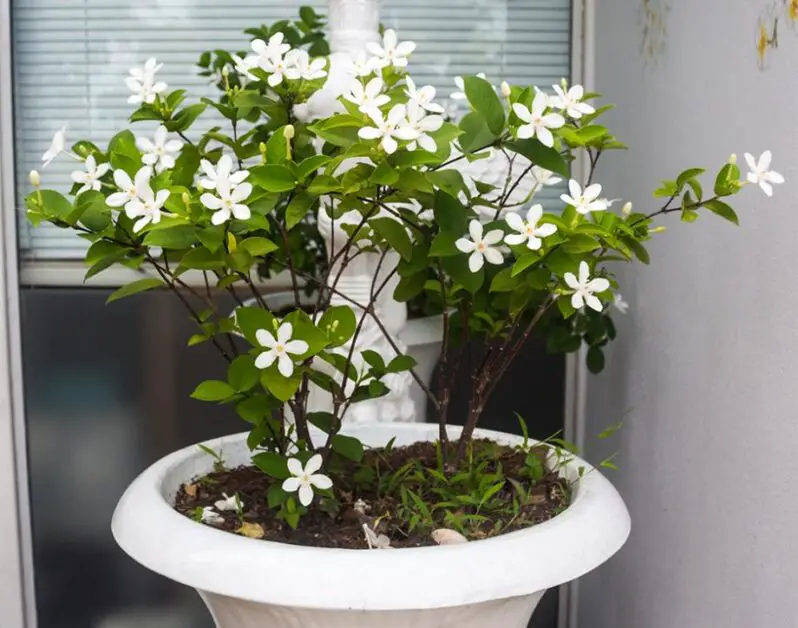
#> input picture jasminepotted.jpg, 798 x 628 px, found by its file name
$ python green_mapping.py
#> lines starting #> are read from the running program, lines starting #| are printed output that depends on the picture; after the words box and inside, x2 and y2 are one past the last pixel; in counts of white or black regions, pixels touching at a corner belong together
import cv2 as cv
import numpy as np

img=cv.imread('images\jasminepotted.jpg')
#> img is the input picture: shape (628, 798, 3); mean B, G, R 121.2, 137.8, 134.6

hsv_img=cv.cvtColor(img,cv.COLOR_BGR2HSV)
#> hsv_img: shape (628, 798, 3); mean H, S, V 73.7, 57.8, 140.6

lower_thresh=np.array([36,30,30])
higher_thresh=np.array([70,255,255])

mask=cv.inRange(hsv_img,lower_thresh,higher_thresh)
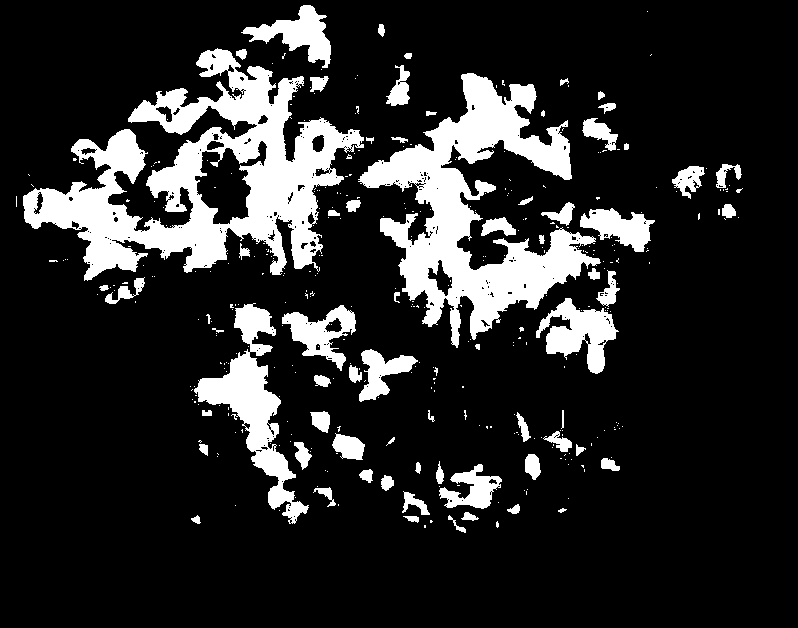
#> mask: shape (628, 798); 16.3% white; 376 white regions (308 under 20 px), largest, box (x1, y1, x2, y2) and area: (23, 48, 364, 281) 30038, (358, 73, 601, 348) 23442, (194, 303, 309, 524) 6880

green=np.zeros_like(img,np.uint8)
green[mask>0]=img[mask>0]
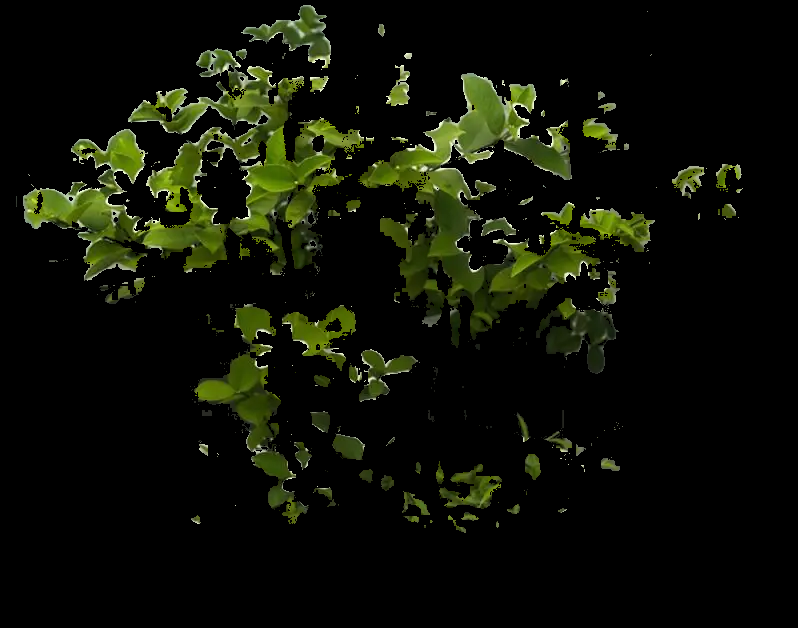
#> green: shape (628, 798, 3); mean B, G, R 5.9, 16.7, 13.8

green_map=np.zeros_like(img,np.uint8)
green_map[mask>0]=(0,255,0)
green_pixel=np.count_nonzero(mask)
#> green_pixel = 81899
total_pixel=mask.size
#> total_pixel = 501144
print('number of green pixels',green_pixel)
#| number of green pixels 81899
print('total_pixels:',total_pixel)
#| total_pixels: 501144
cv.addWeighted(img,.7,green_map,0.3
               ,0,green_map)
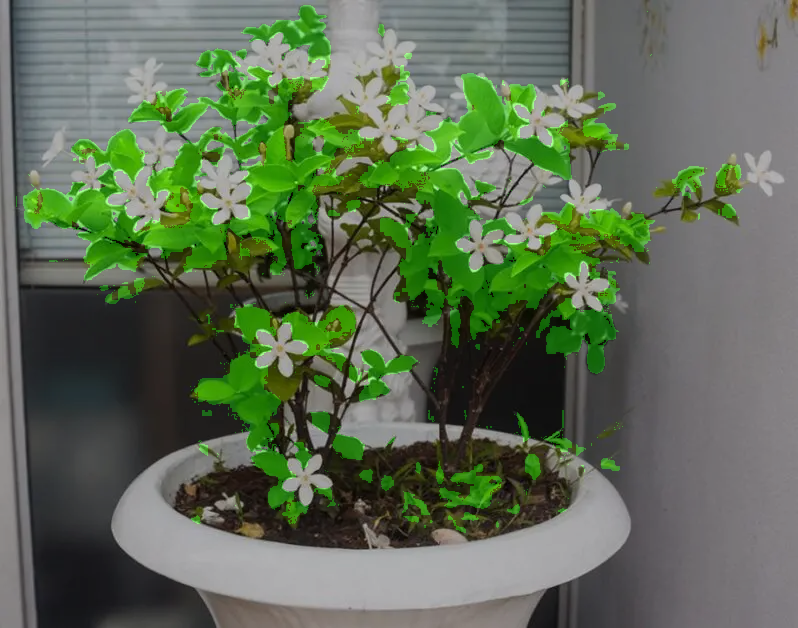
#> green_map: shape (628, 798, 3); mean B, G, R 84.9, 108.9, 94.2
cv.imshow('greenimage1', green_map)
cv.imshow('greenimage', green)
cv.waitKey()
